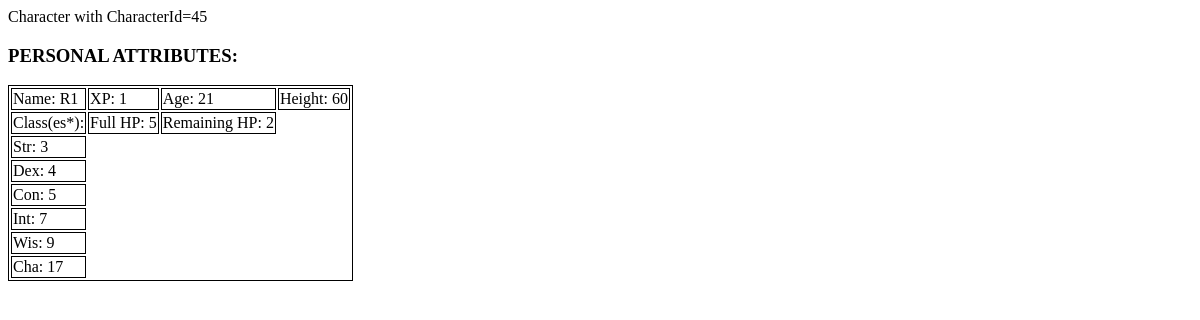
The app's page /osric_character_tools/charactersheet.php?CharacterId=45, older data.
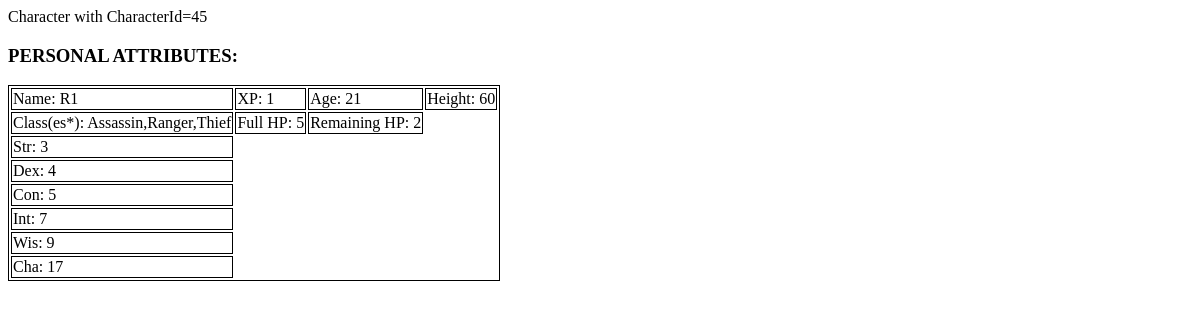
The same page, newer data.
### tables this page shows
CREATE TABLE IF NOT EXISTS `characters` (
  `CharacterName` varchar(255) NOT NULL,
  `CharacterGender` int(11) NOT NULL,
  `CharacterAge` float NOT NULL,
  `CharacterHeight` float NOT NULL,
  `CharacterWeight` float NOT NULL,
  `CharacterId` bigint(20) unsigned NOT NULL AUTO_INCREMENT,
  `CharacterAlignment` int(11) NOT NULL,
  `RaceId` bigint(20) NOT NULL,
  PRIMARY KEY (`CharacterId`)
);

CREATE TABLE IF NOT EXISTS `character_status` (
  `CharacterId` bigint(20) NOT NULL,
  `CharacterStatusArmorClass` int(11) NOT NULL,
  `CharacterStatusExperiencePoints` int(11) NOT NULL,
  `CharacterStatusLevel` int(11) NOT NULL,
  `CharacterStatusFullHitPoints` int(11) NOT NULL,
  `CharacterStatusRemainingHitPoints` int(11) NOT NULL
);

CREATE TABLE IF NOT EXISTS `character_abilities` (
  `CharacterId` bigint(20) NOT NULL,
  `AbilityId` bigint(20) NOT NULL,
  `Value` float NOT NULL
);

CREATE TABLE IF NOT EXISTS `abilities` (
  `AbilityId` bigint(20) NOT NULL AUTO_INCREMENT,
  `AbilityLongName` varchar(32) NOT NULL,
  `AbilityShortName` varchar(8) NOT NULL,
  PRIMARY KEY (`AbilityId`)
);

CREATE TABLE IF NOT EXISTS `character_classes` (
  `CharacterId` bigint(20) NOT NULL,
  `ClassId` bigint(20) NOT NULL
);

CREATE TABLE IF NOT EXISTS `classes` (
  `ClassId` bigint(20) NOT NULL AUTO_INCREMENT,
  `ClassName` varchar(64) NOT NULL,
  PRIMARY KEY (`ClassId`)
);

### osric_character_tools/inc/charactertblfuncs.inc (called while the page is built, shortened)
<?php
function getCharacter($cxn,$characterId)
{
	if($characterId == -1)
	{
		$row['CharacterName'] = "Dummy";
		$row['CharacterGender'] = "1";
		$row['CharacterAge'] = "42";
		$row['CharacterHeight'] = "65";
	}
	else
	{
		$query = sprintf("SELECT * FROM `characters` WHERE CharacterId='%s'",$characterId);
		$result = mysqli_query($cxn,$query) or die("Couldn't execute query.");
		$row = mysqli_fetch_assoc($result);
	}
	return $row;
}
function getCharacterStatus($cxn,$characterId)
{
    $query = sprintf("SELECT * FROM `character_status` WHERE CharacterId='%s'",$characterId);
    $result = mysqli_query($cxn,$query) or die("Couldn't execute getCharacterStatus query.");
    $row = mysqli_fetch_assoc($result);
    return $row;
}
function getCharacterAbilities($cxn,$characterId)
{
    $query = sprintf("SELECT * FROM character_abilities ca INNER JOIN abilities a on ca.AbilityId = a.AbilityId WHERE ca.CharacterId = '%s'",$characterId);
    $result = mysqli_query($cxn,$query) or die("Couldn't execute getCharacterAbilities query.");
    for($result_set = array();$row = mysqli_fetch_assoc($result);$result_set[]=$row);
    return $result_set;
}
function getCharacterClasses($cxn,$characterId)
{
    $query = sprintf("SELECT * FROM character_classes cc INNER JOIN classes c ON cc.ClassId = c.ClassId WHERE CharacterId='%s'",$characterId);
    $result = mysqli_query($cxn,$query) or die("Couldn't execute getCharacterClasses query.");
    for($result_set = array();$row = mysqli_fetch_assoc($result);$result_set[]=$row);
    return $result_set;
}
?>

### osric_character_tools/charactersheet.php (the view, shortened to what this page needs)
<?php
$CharacterId = $_GET['CharacterId'];
echo "Character with CharacterId={$CharacterId}";
include("./inc/misc.inc");
include("./inc/charactertblfuncs.inc");
$cxn = mysqli_connect($host,$user,$passwd,$dbname) or die("Couldn't connect to server");
$character = getCharacter($cxn,$CharacterId);
$characterStatus = getCharacterStatus($cxn,$CharacterId);
?>
<html>
<head>
<link rel="stylesheet" type="text/css" href="./css/class.css" />
</head>
<body>
<?php
echo "<h3>PERSONAL ATTRIBUTES:</h3>\n";
echo "<table id='personal_attributes'>\n";
echo "<tr><td>Name: {$character['CharacterName']}</td><td>XP: {$characterStatus['CharacterStatusExperiencePoints']}</td><td>Age: {$character['CharacterAge']}</td><td>Height: {$character['CharacterHeight']}</td></tr>\n";
echo "<tr><td>Class(es*): ";
$result_set = getCharacterClasses($cxn,$CharacterId);
$num_rows = count($result_set);
for($i=0;$i<$num_rows;$i++)
{
    if($i > 0)
    {
        echo ",";
    }
    echo "{$result_set[$i]['ClassName']}";
}
echo "</td><td>Full HP: {$characterStatus['CharacterStatusFullHitPoints']}</td><td>Remaining HP: {$characterStatus['CharacterStatusRemainingHitPoints']}</td></tr>\n";
$character_abilities = getCharacterAbilities($cxn,$CharacterId);
$num_abilities = count($character_abilities);
for($i=0;$i<$num_abilities;$i++)
{
    echo "<tr><td>{$character_abilities[$i]['AbilityShortName']}: {$character_abilities[$i]['Value']}</td></tr>";
}
echo "</table>";
?>
</body>
</html>

### osric_character_tools/css/class.css (style rules this page uses)
table,td { border: 1px solid black; }

Row changes from the older to the newer data that the page shows:
added character_classes: ClassId.ClassName "Assassin"
added character_classes: ClassId.ClassName "Ranger"
added character_classes: ClassId.ClassName "Thief"
